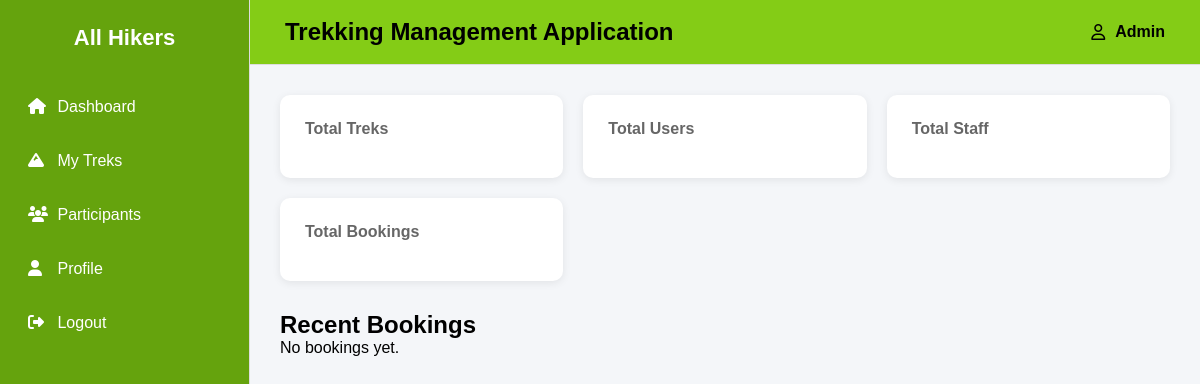
Before: /admin_dashboard with the older database file.
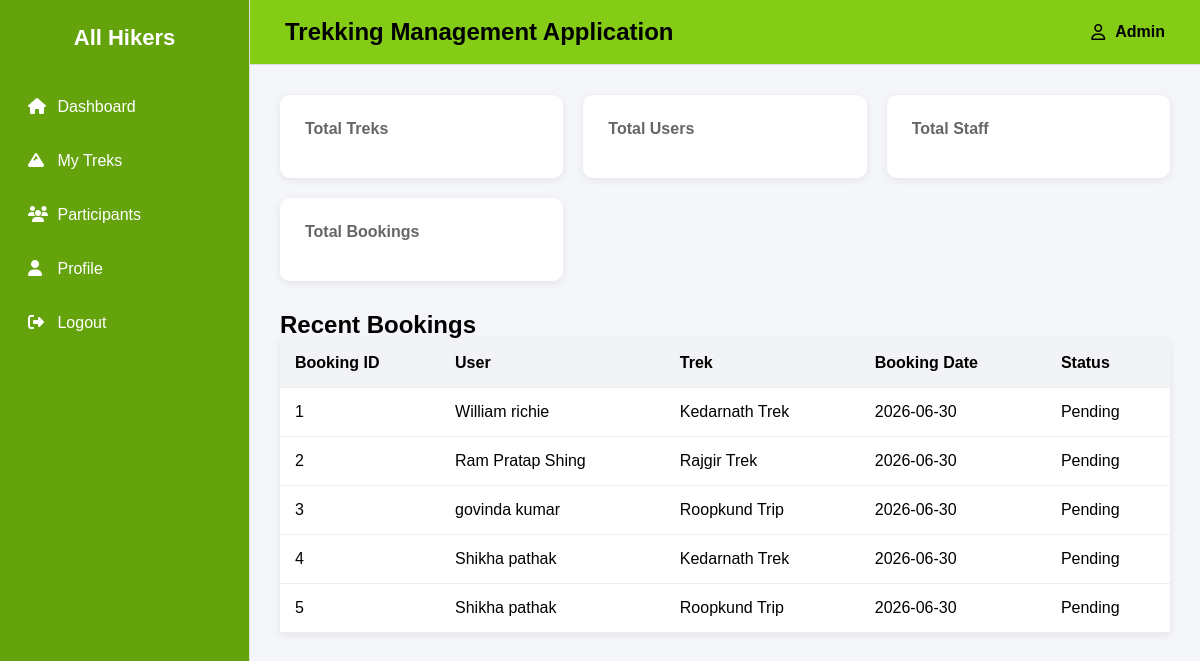
After: the same page with the newer database file.
### backend/models.py (models this page shows)
class Booking(db.Model):
    __tablename__="booking"
    id=db.Column(db.Integer,primary_key=True)
    booking_status=db.Column(db.String,default="Pending")
    booking_date=db.Column(db.Date,nullable=False)
    payment_status=db.Column(db.String,default="Pending")
    user_id=db.Column(db.Integer, db.ForeignKey("users.id"),nullable=False)
    trek_id=db.Column(db.Integer, db.ForeignKey("trek.id"),nullable=False)

class Users(db.Model):
    __tablename__="users"
    id=db.Column(db.Integer,primary_key=True)
    role=db.Column(db.Integer,default=1)
    username=db.Column(db.String,nullable=False)
    password=db.Column(db.String,nullable=False)
    email=db.Column(db.String,nullable=False)
    address=db.Column(db.String,nullable=False)
    full_name=db.Column(db.String,nullable=False)
    pin_code=db.Column(db.String,nullable=False)
    is_approved = db.Column(db.Boolean, default=True)  # True for normal users
    booking=db.relationship("Booking",cascade="all,delete",backref="users",lazy=True) #User can access all of his bookings

class Trek(db.Model):
    __tablename__="trek"
    id = db.Column(db.Integer,primary_key=True)
    trek_name = db.Column(db.String,nullable=False)
    location = db.Column(db.String,nullable=False)
    difficulty = db.Column(db.String,nullable=False)
    duration_days = db.Column(db.Integer,nullable=False)
    available_slots = db.Column(db.Integer,nullable=False)
    assigned_staff_id = db.Column(db.Integer, db.ForeignKey("staff_profile.id"),nullable=True)
    status = db.Column(db.String,default="Available")
    start_date = db.Column(db.Date,nullable=False)
    end_date = db.Column(db.Date,nullable=False)

### backend/controllers.py (the view)
@auth_bp.route("/admin_dashboard")
def admin_dashboard():
    bookings = db.session.query(Booking, Trek, Users).join(Trek, Booking.trek_id == Trek.id).join(Users, Booking.user_id == Users.id).all()
    return render_template("admin_dashboard.html",bookings=bookings)

### templates/admin_dashboard.html (shortened to what this page needs)
{% extends "base.html" %}
{% block content %}
<h2>Recent Bookings</h2>
<div>
    {% if bookings %}
    <table>
        <thead>
            <tr>
                <th>Booking ID</th>
                <th>User</th>
                <th>Trek</th>
                <th>Booking Date</th>
                <th>Status</th>
            </tr>
        </thead>
        <tbody>
            {% for booking, trek, user in bookings %}
            <tr>
                <td>{{ booking.id }}</td>
                <td>{{ user.full_name }}</td>
                <td>{{ trek.trek_name }}</td>
                <td>{{ booking.booking_date }}</td>
                <td>{{ booking.booking_status }}</td>
            </tr>
            {% endfor %}
        </tbody>
    </table>
    {% else %}
        <p>No bookings yet.</p>
    {% endif %}
</div>
{% endblock %}

### templates/base.html (shortened to what this page needs)
<!DOCTYPE html>
<html lang="en">
<head>
    <link rel="stylesheet" href="{{ url_for('static', filename='css/dashboard.css') }}">
    <link rel="stylesheet" href="https://cdnjs.cloudflare.com/ajax/libs/font-awesome/6.5.2/css/all.min.css">
</head>
<body>
<div class="wrapper">
    <aside class="sidebar">
        <div class="logo">
            All Hikers
        </div>
        <ul>
            <li><a href="{{ url_for('auth.dashboard') }}"><i class="fa-solid fa-house"></i> Dashboard</a></li>
            {% if session.get('role') == 'admin' %}
                <li><a href="{{ url_for('auth.trek') }}"><i class="fa-solid fa-mountain"></i> Treks</a></li>
                <li><a href="{{ url_for('auth.staff') }}"><i class="fa-solid fa-user-group"></i> Staff</a></li>
                <li><a href="#"><i class="fa-solid fa-users"></i> Users</a></li>
                <li><a href="#"><i class="fa-solid fa-calendar-check"></i> Trekking History</a></li>
                <li><a href="#"><i class="fa-solid fa-magnifying-glass"></i> Search</a></li>
                <li><a href="#"><i class="fa-solid fa-chart-column"></i> Reports</a></li>
                <li><a href="#"><i class="fa-solid fa-gear"></i> Settings</a></li>
            {% else %}
                <li><a href="#"><i class="fa-solid fa-mountain"></i> My Treks</a></li>
                <li><a href="#"><i class="fa-solid fa-users"></i> Participants</a></li>
                <li><a href="#"><i class="fa-solid fa-user"></i> Profile</a></li>
            {% endif %}
            <li><a href="{{ url_for('auth.logout') }}"><i class="fa-solid fa-right-from-bracket"></i> Logout</a></li>
        </ul>
    </aside>
    <main class="main">
        <div class="navbar">
            <h2>Trekking Management Application</h2>
            <div class="profile">
                <i class="fa-regular fa-user"></i>
                {{ session.get('username',"Admin") }}
            </div>
        </div>
        <div class="cards">
            {% block cards %}
            <div class="card">
                <h4>Total Treks</h4>
            </div>
            <div class="card">
                <h4>Total Users</h4>
            </div>
            <div class="card">
                <h4>Total Staff</h4>
            </div>
            <div class="card">
                <h4>Total Bookings</h4>
            </div>
            {% endblock %}
        </div>
        <div class="content">
            {% block content %}
            {% endblock %}
        </div>
    </main>
</div>
</body>
</html>

### static/css/dashboard.css (style rules this page uses)
* { margin:0; padding:0; box-sizing:border-box; font-family:Arial, Helvetica, sans-serif; }
body { background:#f4f6f9; }
.wrapper { display:flex; min-height:100vh; }
.sidebar { width:250px; background:#65a30d; border-right:1px solid #ddd; }
.logo { padding:25px; font-size:22px; font-weight:bold; text-align:center; color:white; }
.sidebar ul { list-style:none; }
.sidebar li { margin:8px; }
.sidebar a { display:block; color:white; text-decoration:none; padding:14px 20px; border-radius:8px; transition:.3s; }
.sidebar i { width:25px; }
.main { flex:1; }
.navbar { background:#84cc16; padding:18px 35px; display:flex; justify-content:space-between; align-items:center; border-bottom:1px solid #ddd; color:black; }
.profile { display:flex; gap:10px; align-items:center; font-weight:bold; }
.cards { display:grid; grid-template-columns:repeat(auto-fit,minmax(220px,1fr)); gap:20px; padding:30px; }
.card { background:white; padding:25px; border-radius:10px; box-shadow:0 2px 8px rgba(0,0,0,.08); }
.card h4 { color:#666; margin-bottom:15px; }
.content { padding:0 30px 30px; }
table { width:100%; border-collapse:collapse; background:white; box-shadow:0 2px 8px rgba(0,0,0,.08); }
th { background:#f1f3f6; }
th,td { padding:15px; text-align:left; border-bottom:1px solid #eee; }

Changed rows visible on the page:
added Booking: id "1", full_name "William richie", trek_name "Kedarnath Trek", booking_date "2026-06-30", booking_status "Pending"
added Booking: id "2", full_name "Ram Pratap Shing", trek_name "Rajgir Trek", booking_date "2026-06-30", booking_status "Pending"
added Booking: id "3", full_name "govinda kumar", trek_name "Roopkund Trip", booking_date "2026-06-30", booking_status "Pending"
added Booking: id "4", full_name "Shikha pathak", trek_name "Kedarnath Trek", booking_date "2026-06-30", booking_status "Pending"
added Booking: id "5", full_name "Shikha pathak", trek_name "Roopkund Trip", booking_date "2026-06-30", booking_status "Pending"
Other visible differences:
text no longer shown: "No bookings yet."
text now shown: "Booking ID User Trek Booking Date Status"
